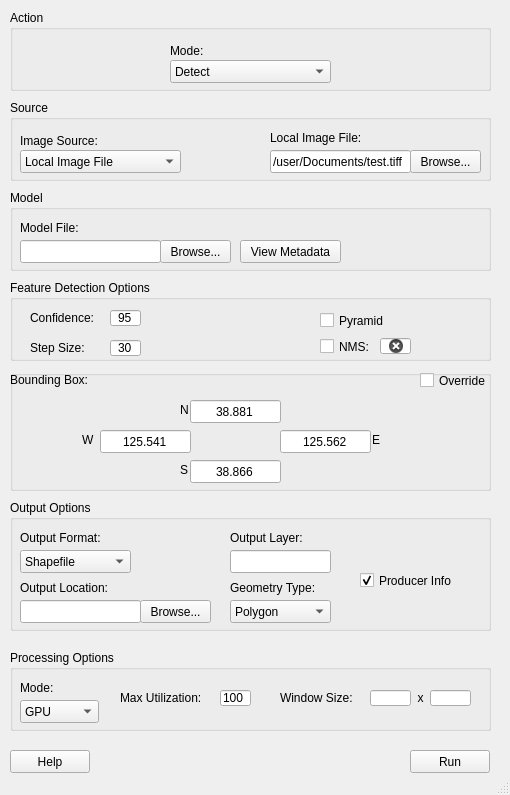
<?xml version="1.0" encoding="UTF-8"?>
<ui version="4.0">
 <class>MainWindow</class>
 <widget class="QMainWindow" name="MainWindow">
  <property name="geometry">
   <rect>
    <x>0</x>
    <y>0</y>
    <width>510</width>
    <height>795</height>
   </rect>
  </property>
  <property name="windowTitle">
   <string>OpenSkyNet</string>
  </property>
  <property name="windowIcon">
   <iconset>
    <normaloff>../Downloads/openskynet_icon.png</normaloff>../Downloads/openskynet_icon.png</iconset>
  </property>
  <property name="windowOpacity">
   <double>100.000000000000000</double>
  </property>
  <widget class="QWidget" name="centralWidget">
   <widget class="QGroupBox" name="groupBox">
    <property name="geometry">
     <rect>
      <x>10</x>
      <y>10</y>
      <width>481</width>
      <height>81</height>
     </rect>
    </property>
    <property name="title">
     <string>Action</string>
    </property>
    <property name="flat">
     <bool>true</bool>
    </property>
    <widget class="QComboBox" name="comboBox">
     <property name="geometry">
      <rect>
       <x>160</x>
       <y>50</y>
       <width>161</width>
       <height>23</height>
      </rect>
     </property>
     <item>
      <property name="text">
       <string>Detect</string>
      </property>
     </item>
     <item>
      <property name="text">
       <string>Landcover</string>
      </property>
     </item>
    </widget>
    <widget class="QLabel" name="label">
     <property name="geometry">
      <rect>
       <x>160</x>
       <y>30</y>
       <width>51</width>
       <height>21</height>
      </rect>
     </property>
     <property name="text">
      <string>Mode:</string>
     </property>
     <property name="alignment">
      <set>Qt::AlignLeading|Qt::AlignLeft|Qt::AlignVCenter</set>
     </property>
    </widget>
   </widget>
   <widget class="QPushButton" name="pushButton_2">
    <property name="geometry">
     <rect>
      <x>410</x>
      <y>750</y>
      <width>80</width>
      <height>23</height>
     </rect>
    </property>
    <property name="text">
     <string>Run</string>
    </property>
   </widget>
   <widget class="QPushButton" name="pushButton_3">
    <property name="geometry">
     <rect>
      <x>10</x>
      <y>750</y>
      <width>80</width>
      <height>23</height>
     </rect>
    </property>
    <property name="text">
     <string>Help</string>
    </property>
   </widget>
   <widget class="QGroupBox" name="groupBox_7">
    <property name="geometry">
     <rect>
      <x>10</x>
      <y>100</y>
      <width>481</width>
      <height>81</height>
     </rect>
    </property>
    <property name="title">
     <string>Source</string>
    </property>
    <property name="flat">
     <bool>true</bool>
    </property>
    <widget class="QLabel" name="label_5">
     <property name="geometry">
      <rect>
       <x>10</x>
       <y>30</y>
       <width>91</width>
       <height>21</height>
      </rect>
     </property>
     <property name="text">
      <string>Image Source:</string>
     </property>
     <property name="alignment">
      <set>Qt::AlignLeading|Qt::AlignLeft|Qt::AlignVCenter</set>
     </property>
    </widget>
    <widget class="QComboBox" name="comboBox_2">
     <property name="geometry">
      <rect>
       <x>10</x>
       <y>50</y>
       <width>161</width>
       <height>23</height>
      </rect>
     </property>
     <item>
      <property name="text">
       <string>Local Image File</string>
      </property>
     </item>
     <item>
      <property name="text">
       <string>DGCS</string>
      </property>
     </item>
     <item>
      <property name="text">
       <string>EVWHS</string>
      </property>
     </item>
     <item>
      <property name="text">
       <string>MapsAPI</string>
      </property>
     </item>
    </widget>
    <widget class="QLabel" name="label_4">
     <property name="geometry">
      <rect>
       <x>260</x>
       <y>30</y>
       <width>101</width>
       <height>16</height>
      </rect>
     </property>
     <property name="text">
      <string>Local Image File:</string>
     </property>
    </widget>
    <widget class="QLineEdit" name="lineEdit_3">
     <property name="geometry">
      <rect>
       <x>260</x>
       <y>50</y>
       <width>141</width>
       <height>23</height>
      </rect>
     </property>
     <property name="text">
      <string>/user/Documents/test.tiff</string>
     </property>
    </widget>
    <widget class="QPushButton" name="pushButton">
     <property name="geometry">
      <rect>
       <x>400</x>
       <y>50</y>
       <width>71</width>
       <height>23</height>
      </rect>
     </property>
     <property name="text">
      <string>Browse...</string>
     </property>
    </widget>
   </widget>
   <widget class="QGroupBox" name="groupBox_8">
    <property name="geometry">
     <rect>
      <x>10</x>
      <y>190</y>
      <width>481</width>
      <height>81</height>
     </rect>
    </property>
    <property name="title">
     <string>Model</string>
    </property>
    <property name="flat">
     <bool>true</bool>
    </property>
    <widget class="QPushButton" name="pushButton_4">
     <property name="geometry">
      <rect>
       <x>150</x>
       <y>50</y>
       <width>71</width>
       <height>23</height>
      </rect>
     </property>
     <property name="text">
      <string>Browse...</string>
     </property>
    </widget>
    <widget class="QLineEdit" name="lineEdit_10">
     <property name="geometry">
      <rect>
       <x>10</x>
       <y>50</y>
       <width>141</width>
       <height>23</height>
      </rect>
     </property>
    </widget>
    <widget class="QLabel" name="label_12">
     <property name="geometry">
      <rect>
       <x>10</x>
       <y>30</y>
       <width>71</width>
       <height>16</height>
      </rect>
     </property>
     <property name="text">
      <string>Model File:</string>
     </property>
    </widget>
    <widget class="QPushButton" name="pushButton_5">
     <property name="geometry">
      <rect>
       <x>230</x>
       <y>50</y>
       <width>101</width>
       <height>23</height>
      </rect>
     </property>
     <property name="text">
      <string>View Metadata</string>
     </property>
    </widget>
   </widget>
   <widget class="QGroupBox" name="groupBox_9">
    <property name="geometry">
     <rect>
      <x>10</x>
      <y>280</y>
      <width>481</width>
      <height>81</height>
     </rect>
    </property>
    <property name="title">
     <string>Feature Detection Options</string>
    </property>
    <property name="flat">
     <bool>true</bool>
    </property>
    <widget class="QLineEdit" name="lineEdit_14">
     <property name="geometry">
      <rect>
       <x>370</x>
       <y>58</y>
       <width>31</width>
       <height>16</height>
      </rect>
     </property>
     <property name="text">
      <string>30</string>
     </property>
     <property name="alignment">
      <set>Qt::AlignCenter</set>
     </property>
     <property name="readOnly">
      <bool>false</bool>
     </property>
     <property name="clearButtonEnabled">
      <bool>true</bool>
     </property>
    </widget>
    <widget class="QLabel" name="label_2">
     <property name="geometry">
      <rect>
       <x>20</x>
       <y>30</y>
       <width>71</width>
       <height>16</height>
      </rect>
     </property>
     <property name="text">
      <string>Confidence:</string>
     </property>
    </widget>
    <widget class="QLabel" name="label_3">
     <property name="geometry">
      <rect>
       <x>20</x>
       <y>60</y>
       <width>59</width>
       <height>15</height>
      </rect>
     </property>
     <property name="text">
      <string>Step Size:</string>
     </property>
    </widget>
    <widget class="QLineEdit" name="lineEdit_2">
     <property name="geometry">
      <rect>
       <x>100</x>
       <y>60</y>
       <width>31</width>
       <height>16</height>
      </rect>
     </property>
     <property name="text">
      <string>30</string>
     </property>
     <property name="alignment">
      <set>Qt::AlignCenter</set>
     </property>
    </widget>
    <widget class="QCheckBox" name="checkBox_2">
     <property name="geometry">
      <rect>
       <x>310</x>
       <y>56</y>
       <width>51</width>
       <height>21</height>
      </rect>
     </property>
     <property name="text">
      <string>NMS:</string>
     </property>
    </widget>
    <widget class="QCheckBox" name="checkBox">
     <property name="geometry">
      <rect>
       <x>310</x>
       <y>30</y>
       <width>71</width>
       <height>21</height>
      </rect>
     </property>
     <property name="text">
      <string>Pyramid</string>
     </property>
    </widget>
    <widget class="QLineEdit" name="lineEdit">
     <property name="geometry">
      <rect>
       <x>100</x>
       <y>30</y>
       <width>31</width>
       <height>16</height>
      </rect>
     </property>
     <property name="text">
      <string>95</string>
     </property>
     <property name="alignment">
      <set>Qt::AlignCenter</set>
     </property>
    </widget>
   </widget>
   <widget class="QGroupBox" name="groupBox_10">
    <property name="geometry">
     <rect>
      <x>10</x>
      <y>500</y>
      <width>481</width>
      <height>131</height>
     </rect>
    </property>
    <property name="title">
     <string>Output Options</string>
    </property>
    <property name="flat">
     <bool>true</bool>
    </property>
    <widget class="QLabel" name="label_8">
     <property name="geometry">
      <rect>
       <x>10</x>
       <y>30</y>
       <width>91</width>
       <height>16</height>
      </rect>
     </property>
     <property name="text">
      <string>Output Format:</string>
     </property>
    </widget>
    <widget class="QComboBox" name="comboBox_3">
     <property name="geometry">
      <rect>
       <x>10</x>
       <y>50</y>
       <width>111</width>
       <height>23</height>
      </rect>
     </property>
     <item>
      <property name="text">
       <string>Shapefile</string>
      </property>
     </item>
     <item>
      <property name="text">
       <string>Elastic Search</string>
      </property>
     </item>
     <item>
      <property name="text">
       <string>GeoJSON</string>
      </property>
     </item>
     <item>
      <property name="text">
       <string>KML</string>
      </property>
     </item>
     <item>
      <property name="text">
       <string>PostGIS</string>
      </property>
     </item>
    </widget>
    <widget class="QLabel" name="label_9">
     <property name="geometry">
      <rect>
       <x>10</x>
       <y>80</y>
       <width>121</width>
       <height>16</height>
      </rect>
     </property>
     <property name="text">
      <string>Output Location:</string>
     </property>
    </widget>
    <widget class="QLineEdit" name="lineEdit_8">
     <property name="geometry">
      <rect>
       <x>10</x>
       <y>100</y>
       <width>121</width>
       <height>23</height>
      </rect>
     </property>
    </widget>
    <widget class="QLabel" name="label_11">
     <property name="geometry">
      <rect>
       <x>220</x>
       <y>30</y>
       <width>91</width>
       <height>16</height>
      </rect>
     </property>
     <property name="text">
      <string>Output Layer:</string>
     </property>
    </widget>
    <widget class="QLineEdit" name="lineEdit_9">
     <property name="geometry">
      <rect>
       <x>220</x>
       <y>50</y>
       <width>101</width>
       <height>23</height>
      </rect>
     </property>
    </widget>
    <widget class="QLabel" name="label_10">
     <property name="geometry">
      <rect>
       <x>220</x>
       <y>80</y>
       <width>101</width>
       <height>16</height>
      </rect>
     </property>
     <property name="text">
      <string>Geometry Type:</string>
     </property>
    </widget>
    <widget class="QComboBox" name="comboBox_4">
     <property name="geometry">
      <rect>
       <x>220</x>
       <y>100</y>
       <width>101</width>
       <height>23</height>
      </rect>
     </property>
     <item>
      <property name="text">
       <string>Polygon</string>
      </property>
     </item>
     <item>
      <property name="text">
       <string>Point</string>
      </property>
     </item>
    </widget>
    <widget class="QCheckBox" name="checkBox_4">
     <property name="geometry">
      <rect>
       <x>350</x>
       <y>70</y>
       <width>121</width>
       <height>21</height>
      </rect>
     </property>
     <property name="text">
      <string>Producer Info</string>
     </property>
     <property name="checked">
      <bool>true</bool>
     </property>
    </widget>
    <widget class="QPushButton" name="pushButton_6">
     <property name="geometry">
      <rect>
       <x>130</x>
       <y>100</y>
       <width>71</width>
       <height>23</height>
      </rect>
     </property>
     <property name="text">
      <string>Browse...</string>
     </property>
    </widget>
   </widget>
   <widget class="QGroupBox" name="groupBox_3">
    <property name="geometry">
     <rect>
      <x>10</x>
      <y>370</y>
      <width>481</width>
      <height>121</height>
     </rect>
    </property>
    <property name="title">
     <string/>
    </property>
    <widget class="QLineEdit" name="lineEdit_7">
     <property name="geometry">
      <rect>
       <x>270</x>
       <y>60</y>
       <width>91</width>
       <height>23</height>
      </rect>
     </property>
     <property name="text">
      <string>125.562</string>
     </property>
     <property name="alignment">
      <set>Qt::AlignCenter</set>
     </property>
    </widget>
    <widget class="QLineEdit" name="lineEdit_6">
     <property name="geometry">
      <rect>
       <x>90</x>
       <y>60</y>
       <width>91</width>
       <height>23</height>
      </rect>
     </property>
     <property name="text">
      <string>125.541</string>
     </property>
     <property name="alignment">
      <set>Qt::AlignCenter</set>
     </property>
    </widget>
    <widget class="QLineEdit" name="lineEdit_4">
     <property name="geometry">
      <rect>
       <x>180</x>
       <y>90</y>
       <width>91</width>
       <height>23</height>
      </rect>
     </property>
     <property name="text">
      <string>38.866</string>
     </property>
     <property name="alignment">
      <set>Qt::AlignCenter</set>
     </property>
    </widget>
    <widget class="QLineEdit" name="lineEdit_5">
     <property name="geometry">
      <rect>
       <x>180</x>
       <y>30</y>
       <width>91</width>
       <height>23</height>
      </rect>
     </property>
     <property name="text">
      <string>38.881</string>
     </property>
     <property name="alignment">
      <set>Qt::AlignCenter</set>
     </property>
    </widget>
    <widget class="QCheckBox" name="checkBox_3">
     <property name="geometry">
      <rect>
       <x>410</x>
       <y>0</y>
       <width>71</width>
       <height>21</height>
      </rect>
     </property>
     <property name="text">
      <string>Override</string>
     </property>
    </widget>
    <widget class="QLabel" name="label_6">
     <property name="geometry">
      <rect>
       <x>0</x>
       <y>0</y>
       <width>91</width>
       <height>20</height>
      </rect>
     </property>
     <property name="text">
      <string>Bounding Box:</string>
     </property>
    </widget>
    <widget class="QLabel" name="label_7">
     <property name="geometry">
      <rect>
       <x>170</x>
       <y>30</y>
       <width>16</width>
       <height>20</height>
      </rect>
     </property>
     <property name="text">
      <string>N</string>
     </property>
    </widget>
    <widget class="QLabel" name="label_18">
     <property name="geometry">
      <rect>
       <x>72</x>
       <y>62</y>
       <width>16</width>
       <height>16</height>
      </rect>
     </property>
     <property name="text">
      <string>W</string>
     </property>
    </widget>
    <widget class="QLabel" name="label_19">
     <property name="geometry">
      <rect>
       <x>362</x>
       <y>62</y>
       <width>16</width>
       <height>16</height>
      </rect>
     </property>
     <property name="text">
      <string>E</string>
     </property>
    </widget>
    <widget class="QLabel" name="label_20">
     <property name="geometry">
      <rect>
       <x>170</x>
       <y>92</y>
       <width>16</width>
       <height>16</height>
      </rect>
     </property>
     <property name="text">
      <string>S</string>
     </property>
    </widget>
    <zorder>lineEdit_7</zorder>
    <zorder>lineEdit_6</zorder>
    <zorder>lineEdit_4</zorder>
    <zorder>label_6</zorder>
    <zorder>checkBox_3</zorder>
    <zorder>groupBox_6</zorder>
    <zorder>label_7</zorder>
    <zorder>label_18</zorder>
    <zorder>label_19</zorder>
    <zorder>label_20</zorder>
    <zorder>lineEdit_5</zorder>
   </widget>
   <widget class="QGroupBox" name="groupBox_11">
    <property name="geometry">
     <rect>
      <x>10</x>
      <y>650</y>
      <width>481</width>
      <height>81</height>
     </rect>
    </property>
    <property name="title">
     <string>Processing Options</string>
    </property>
    <property name="flat">
     <bool>true</bool>
    </property>
    <widget class="QLineEdit" name="lineEdit_12">
     <property name="geometry">
      <rect>
       <x>420</x>
       <y>40</y>
       <width>41</width>
       <height>16</height>
      </rect>
     </property>
    </widget>
    <widget class="QComboBox" name="comboBox_5">
     <property name="geometry">
      <rect>
       <x>10</x>
       <y>50</y>
       <width>79</width>
       <height>23</height>
      </rect>
     </property>
     <item>
      <property name="text">
       <string>GPU</string>
      </property>
     </item>
     <item>
      <property name="text">
       <string>CPU</string>
      </property>
     </item>
    </widget>
    <widget class="QLabel" name="label_13">
     <property name="geometry">
      <rect>
       <x>10</x>
       <y>30</y>
       <width>59</width>
       <height>15</height>
      </rect>
     </property>
     <property name="text">
      <string>Mode:</string>
     </property>
    </widget>
    <widget class="QLabel" name="label_15">
     <property name="geometry">
      <rect>
       <x>270</x>
       <y>40</y>
       <width>81</width>
       <height>16</height>
      </rect>
     </property>
     <property name="text">
      <string>Window Size:</string>
     </property>
    </widget>
    <widget class="QLineEdit" name="lineEdit_13">
     <property name="geometry">
      <rect>
       <x>360</x>
       <y>40</y>
       <width>41</width>
       <height>16</height>
      </rect>
     </property>
    </widget>
    <widget class="QLineEdit" name="lineEdit_11">
     <property name="geometry">
      <rect>
       <x>210</x>
       <y>40</y>
       <width>31</width>
       <height>16</height>
      </rect>
     </property>
     <property name="text">
      <string>100</string>
     </property>
    </widget>
    <widget class="QLabel" name="label_14">
     <property name="geometry">
      <rect>
       <x>110</x>
       <y>40</y>
       <width>91</width>
       <height>16</height>
      </rect>
     </property>
     <property name="text">
      <string>Max Utilization:</string>
     </property>
    </widget>
    <widget class="QLabel" name="label_16">
     <property name="geometry">
      <rect>
       <x>400</x>
       <y>40</y>
       <width>21</width>
       <height>16</height>
      </rect>
     </property>
     <property name="text">
      <string>x</string>
     </property>
     <property name="alignment">
      <set>Qt::AlignCenter</set>
     </property>
    </widget>
   </widget>
   <zorder>groupBox</zorder>
   <zorder>pushButton_2</zorder>
   <zorder>pushButton_3</zorder>
   <zorder>groupBox_7</zorder>
   <zorder>groupBox_8</zorder>
   <zorder>groupBox_8</zorder>
   <zorder>groupBox_9</zorder>
   <zorder>groupBox_10</zorder>
   <zorder>groupBox_3</zorder>
   <zorder>groupBox_11</zorder>
   <zorder>label</zorder>
   <zorder>comboBox</zorder>
  </widget>
  <widget class="QMenuBar" name="menuBar">
   <property name="geometry">
    <rect>
     <x>0</x>
     <y>0</y>
     <width>510</width>
     <height>20</height>
    </rect>
   </property>
  </widget>
  <widget class="QStatusBar" name="statusBar"/>
 </widget>
 <layoutdefault spacing="6" margin="11"/>
 <resources/>
 <connections/>
</ui>
